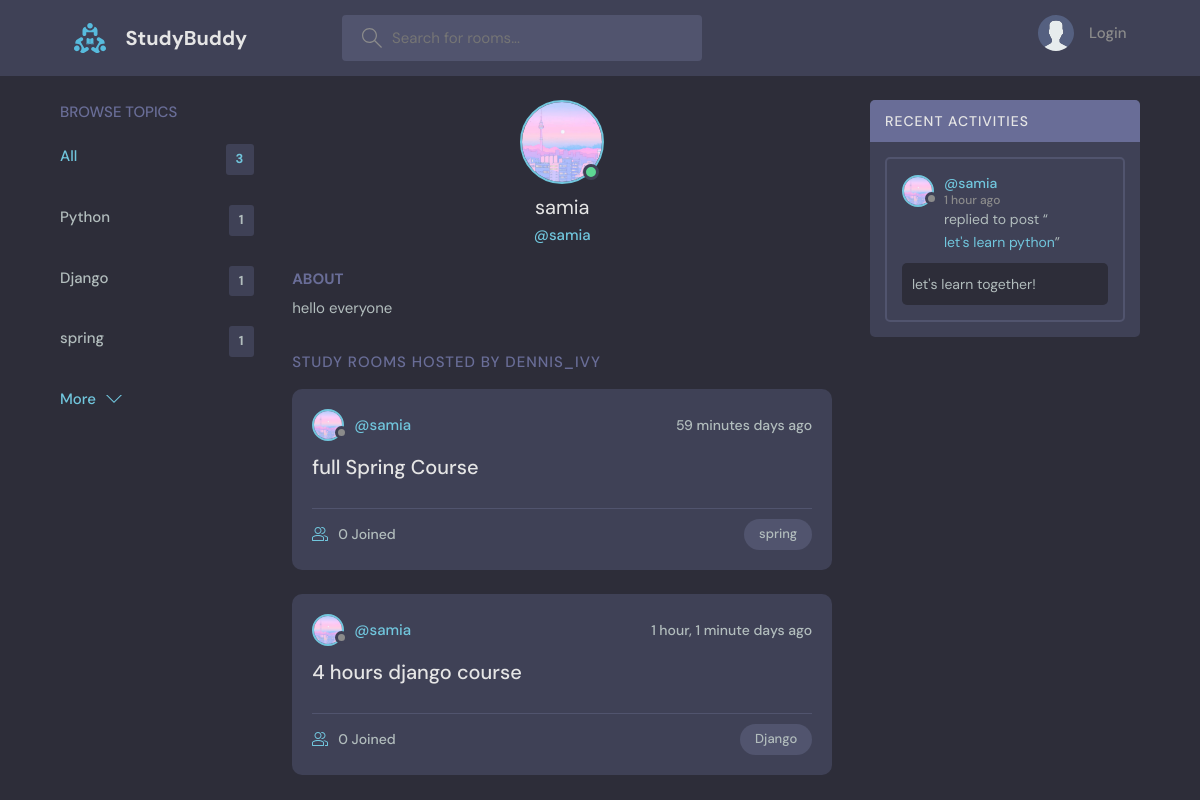
The app's page /profile/2/ with its own data.
### base/models.py (models this page shows, shortened)
class Topic (models.Model):
    name=models.CharField(max_length=200)

class User(AbstractUser):
    name=models.CharField(max_length=200,null=True)
    email=models.CharField(max_length=200,unique=True,null=True)
    bio=models.TextField(null=True,max_length=300)
    avatar=models.ImageField(null=True,blank=True,default="avatar.svg")
    USERNAME_FIELD='email'
    REQUIRED_FIELDS=[]

class Room(models.Model):
    host=models.ForeignKey(User,on_delete=models.SET_NULL,null=True)
    topic=models.ForeignKey(Topic,on_delete=models.SET_NULL,null=True)
    name=models.CharField(max_length=200)
    description=models.TextField(null=True,blank=True)
    updated =models.DateTimeField(auto_now=True)
    participants=models.ManyToManyField(User,related_name='participants',blank=True)
    created=models.DateTimeField(auto_now_add=True)#when the model is created keep track of the time
    class Meta:
        ordering=['-updated','-created'] #sort the rooms by the time they were created in a descending order without - is in the ascending order
    def __str__(self):
        return self.name

class Message(models.Model):
    user=models.ForeignKey(User,on_delete=models.CASCADE)
    room=models.ForeignKey(Room, on_delete=models.CASCADE)
    body=models.TextField()
    updated =models.DateTimeField(auto_now=True)
    created=models.DateTimeField(auto_now_add=True)#when the model is created keep track of the time
    class Meta:
        ordering=['-updated','-created'] #sort the rooms by the time they were created in a descending order without - is in the ascending order

### base/views.py (the view)
# urls.py: path('profile/<str:pk>/',views.userProfile,name="user-profile"),
def userProfile(request,pk):
    user=User.objects.get(id=pk)
    rooms=user.room_set.all()
    room_messages=user.message_set.all()
    topics= Topic.objects.all()
    context={'user':user,'rooms':rooms,'topics':topics , 'room_messages':room_messages}
    return render(request,'base/profile.html',context)

### base/templates/base/profile.html (shortened to what this page needs)
{% extends 'main.html' %}
{% block content %}
<main class="profile-page layout layout--3">
  <div class="container">
    {% include 'base/topic_component.html' %}
    <div class="roomList">
      <div class="profile">
        <div class="profile__avatar">
          <div class="avatar avatar--large active">
            <img src="{{user.avatar.url}}" />
          </div>
        </div>
        <div class="profile__info">
          <h3>{{user.name}}</h3>
          <p>@{{user.username}}</p>
        </div>
        <div class="profile__about">
          <h3>About</h3>
          <p>
            {{user.bio}}
          </p>
        </div>
      </div>
      <div class="roomList__header">
        <div>
          <h2>Study Rooms Hosted by dennis_ivy</a>
          </h2>
        </div>
      </div>
      {% include 'base/feed_component.html' %}
    </div>
    {% include 'base/activity_component.html' %}
  </div>
</main>
{% endblock content %}

### base/templates/base/topic_component.html
<div class="topics">
    <div class="topics__header">
      <h2>Browse Topics</h2>
    </div>
    <ul class="topics__list">
      <li>
        <a href="{% url 'home'%}" class="active">All <span>{{topics.count}}</span></a>
      </li>
      {% for topic in topics %}
      <li>
        <a href="{% url 'home' %}?q={{topic.name}}">{{topic.name}}<span>{{topic.room_set.all.count}}</span></a>
      </li>
      {% endfor %}
    </ul>
    <a class="btn btn--link" href="{% url 'topics' %}">
      More
      <svg version="1.1" xmlns="http://www.w3.org/2000/svg" width="32" height="32" viewBox="0 0 32 32">
        <title>chevron-down</title>
        <path d="M16 21l-13-13h-3l16 16 16-16h-3l-13 13z"></path>
      </svg>
    </a>
  </div>

### base/templates/base/feed_component.html (shortened to what this page needs)
{% for room in rooms%}
<div class="roomListRoom">
    <div class="roomListRoom__header">
        <a href="{% url 'user-profile' room.host.id %}" class="roomListRoom__author">
        <div class="avatar avatar--small">
          <img src="{{room.host.avatar.url}}" />
        </div>
        <span>@{{room.host.username}}</span>
      </a>
      <div class="roomListRoom__actions">
        <span>{{room.created|timesince}} days ago</span>
      </div>
    </div>
    <div class="roomListRoom__content">
      <a href="{% url 'room' room.id %}">{{room.name}}</a>
    </div>
    <div class="roomListRoom__meta">
      <a href="{% url 'room' room.id %}" class="roomListRoom__joined">
        {{room.participants.all.count}} Joined
      </a>
      <p class="roomListRoom__topic">{{room.topic.name}}</p>
    </div>
  </div>
{%endfor%}

### base/templates/base/activity_component.html (shortened to what this page needs)
<div class="activities">
    <div class="activities__header">
        <h2>Recent Activities</h2>
    </div>
    {% for message in room_messages %}
    <div class="activities__box">
        <div class="activities__boxHeader roomListRoom__header">
            <a href="{% url 'user-profile' message.user.id %}" class="roomListRoom__author">
                <div class="avatar avatar--small">
                    <img src="{{message.user.avatar.url}}" />
                </div>
                <p>
                    @{{message.user.username}}
                    <span>{{message.created|timesince}} ago</span>
                </p>
            </a>
        </div>
        <div class="activities__boxContent">
            <p>replied to post “<a href="{% url 'room' message.room.id %}">{{message.room}}</a>”</p>
            <div class="activities__boxRoomContent">{{message.body}}</div>
        </div>
    </div>
    {% endfor %}
</div>

### records on screen
Topic: name "Python", room_set.all.count "1"
Topic: name "Django", room_set.all.count "1"
Topic: name "spring", room_set.all.count "1"
User: avatar (picture), name "samia", username "samia", bio "hello everyone"
Room: host.avatar (picture), host.username "samia", created "59 minutes", name "full Spring Course", participants.all.count "0", topic.name "spring"
Room: host.avatar (picture), host.username "samia", created "1 hour, 1 minute", name "4 hours django course", participants.all.count "0", topic.name "Django"
Message: user.avatar (picture), user.username "samia", created "1 hour", room "let's learn python", body "let's learn together!"

### other values on screen
{{ topics.count }} "3"
